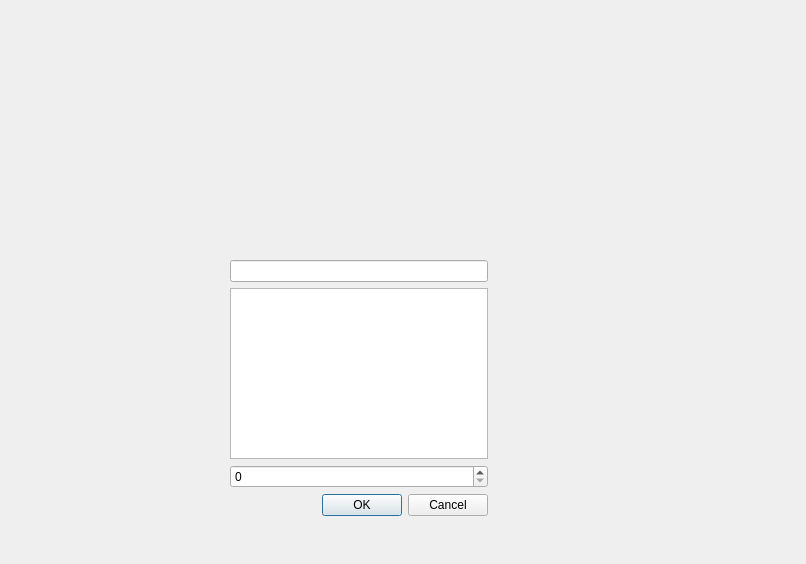
<?xml version="1.0" encoding="UTF-8"?>
<ui version="4.0">
 <class>finestraNuovaDomanda</class>
 <widget class="QDialog" name="finestraNuovaDomanda">
  <property name="geometry">
   <rect>
    <x>0</x>
    <y>0</y>
    <width>806</width>
    <height>564</height>
   </rect>
  </property>
  <property name="windowTitle">
   <string>Dialog</string>
  </property>
  <widget class="QWidget" name="">
   <property name="geometry">
    <rect>
     <x>230</x>
     <y>260</y>
     <width>258</width>
     <height>256</height>
    </rect>
   </property>
   <layout class="QVBoxLayout" name="verticalLayout">
    <item>
     <widget class="QLineEdit" name="lineEdit"/>
    </item>
    <item>
     <widget class="QTextEdit" name="textEdit"/>
    </item>
    <item>
     <widget class="QSpinBox" name="spinBox"/>
    </item>
    <item>
     <widget class="QDialogButtonBox" name="buttonBox">
      <property name="standardButtons">
       <set>QDialogButtonBox::Cancel|QDialogButtonBox::Ok</set>
      </property>
     </widget>
    </item>
   </layout>
  </widget>
 </widget>
 <resources/>
 <connections/>
</ui>
